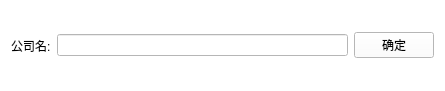
<?xml version="1.0" encoding="UTF-8"?>
<ui version="4.0">
 <class>add_company_widget</class>
 <widget class="QWidget" name="add_company_widget">
  <property name="geometry">
   <rect>
    <x>0</x>
    <y>0</y>
    <width>445</width>
    <height>91</height>
   </rect>
  </property>
  <property name="windowTitle">
   <string>添加公司</string>
  </property>
  <property name="styleSheet">
   <string notr="true">QWidget {
	background-color: #fff;
}</string>
  </property>
  <layout class="QHBoxLayout" name="horizontalLayout">
   <item>
    <widget class="BodyLabel" name="BodyLabel">
     <property name="text">
      <string>公司名:</string>
     </property>
    </widget>
   </item>
   <item>
    <widget class="LineEdit" name="line_company_name"/>
   </item>
   <item>
    <widget class="PrimaryPushButton" name="btn_add_company_name">
     <property name="text">
      <string>确定</string>
     </property>
    </widget>
   </item>
  </layout>
 </widget>
 <customwidgets>
  <customwidget>
   <class>PushButton</class>
   <extends>QPushButton</extends>
   <header>qfluentwidgets</header>
  </customwidget>
  <customwidget>
   <class>PrimaryPushButton</class>
   <extends>PushButton</extends>
   <header>qfluentwidgets</header>
  </customwidget>
  <customwidget>
   <class>BodyLabel</class>
   <extends>QLabel</extends>
   <header>qfluentwidgets</header>
  </customwidget>
  <customwidget>
   <class>LineEdit</class>
   <extends>QLineEdit</extends>
   <header>qfluentwidgets</header>
  </customwidget>
 </customwidgets>
 <resources/>
 <connections/>
</ui>
